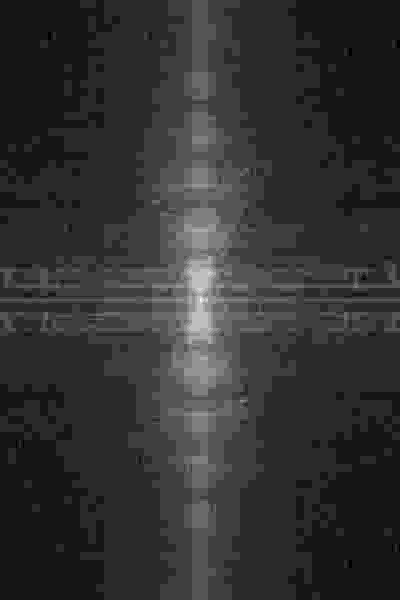
%> input picture Final proj/arch_fft.jpeg, 400 x 600 px; the run also reads 1 picture not shown here
$ octave img_comparison.m   (GNU Octave 9; MATLAB toolbox functions it lacks are replaced by stand-ins)
%> lines starting %> are read from the running program, lines starting %| are printed output that depends on the picture; in (x1, y1, x2, y2) boxes, pixels count from 0 and x2, y2 are one past the last pixel; in counts of white or black regions, pixels touching at a corner belong together; the program's own positions count from 1
clc
clear

arch = imread('arch_fft.jpeg');
%> arch is the input picture: size 600x400 uint8; min 4, max 16, mean 6.37
arch_cp = imread('arch_cp_fft.jpeg');
loop = imread('loop_fft.jpeg');
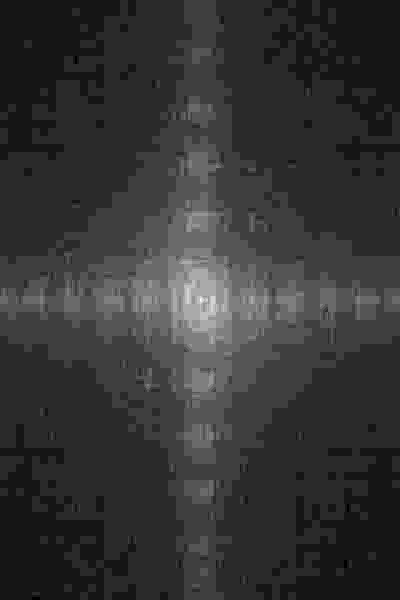
%> input picture Final proj/loop_fft.jpeg, 400 x 600 px
%> loop is the input picture: size 600x400 uint8; min 4, max 16, mean 6.5
whorl = imread('whorl_fft.jpeg');
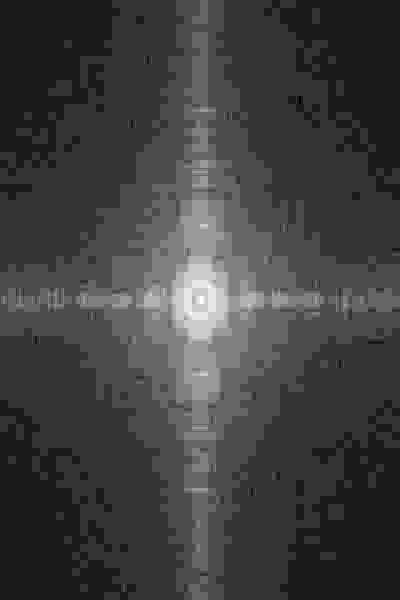
%> input picture Final proj/whorl_fft.jpeg, 400 x 600 px
%> whorl is the input picture: size 600x400 uint8; min 4, max 14, mean 6.47

img_comp(loop,whorl);

function [percent] = img_comp(orig,comp)

    pic1 = orig;
    pic2 = comp;

    [x1,y1] = size(pic1);
%> x1 = 600; y1 = 400
    [x2,y2] = size(pic2);
%> x2 = 600; y2 = 400

    if(x1~=x2 || y1~=y2)
        disp('Images must have the same size and class.');

    else
        diff_matrix = imsubtract(pic1,pic2);
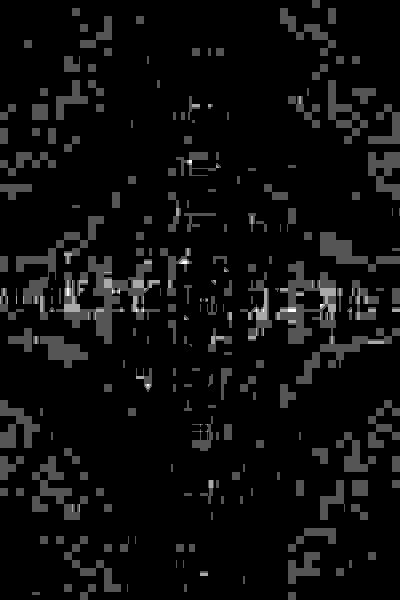
%> diff_matrix: size 600x400 uint8; min 0, max 3, mean 0.158; drawn with min black and max white
        %diff_matrix
        k = pic1==pic2 ;   % get the equal elements
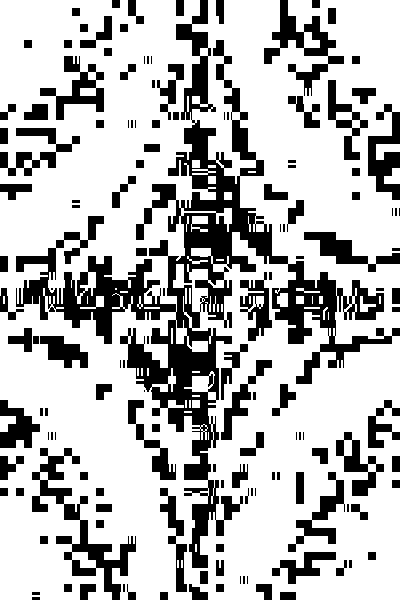
%> k: size 600x400 logical; 72.4% white; 141 black regions (32 under 20 px), largest, box (x1, y1, x2, y2) and area: (16, 0, 400, 568) 32555, (32, 448, 136, 600) 3480, (264, 0, 344, 96) 2208
        iwant = sum(k(:));   % total number of equal elements
%> iwant = 173785
        percent_similarity = iwant/(x1*y1)*100
%> percent_similarity = 72.41
    end
end
